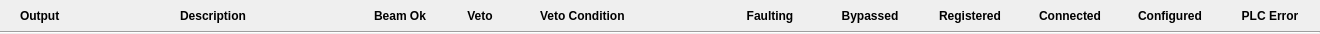
<?xml version="1.0" encoding="UTF-8"?>
<ui version="4.0">
 <class>Form</class>
 <widget class="QWidget" name="Form">
  <property name="geometry">
   <rect>
    <x>0</x>
    <y>0</y>
    <width>1306</width>
    <height>34</height>
   </rect>
  </property>
  <property name="sizePolicy">
   <sizepolicy hsizetype="MinimumExpanding" vsizetype="Preferred">
    <horstretch>0</horstretch>
    <verstretch>0</verstretch>
   </sizepolicy>
  </property>
  <property name="minimumSize">
   <size>
    <width>0</width>
    <height>34</height>
   </size>
  </property>
  <property name="maximumSize">
   <size>
    <width>16777215</width>
    <height>34</height>
   </size>
  </property>
  <property name="windowTitle">
   <string>Form</string>
  </property>
  <layout class="QVBoxLayout" name="verticalLayout_2">
   <property name="spacing">
    <number>0</number>
   </property>
   <property name="leftMargin">
    <number>0</number>
   </property>
   <property name="topMargin">
    <number>0</number>
   </property>
   <property name="rightMargin">
    <number>0</number>
   </property>
   <property name="bottomMargin">
    <number>0</number>
   </property>
   <item>
    <layout class="QHBoxLayout" name="horizontalLayout_3" stretch="0,0,0,0,0,0,0,0,0,0,0,0">
     <property name="spacing">
      <number>0</number>
     </property>
     <item>
      <widget class="QLabel" name="label_9">
       <property name="minimumSize">
        <size>
         <width>160</width>
         <height>0</height>
        </size>
       </property>
       <property name="maximumSize">
        <size>
         <width>160</width>
         <height>16777215</height>
        </size>
       </property>
       <property name="font">
        <font>
         <weight>75</weight>
         <bold>true</bold>
        </font>
       </property>
       <property name="text">
        <string>Output</string>
       </property>
       <property name="alignment">
        <set>Qt::AlignLeading|Qt::AlignLeft|Qt::AlignVCenter</set>
       </property>
       <property name="wordWrap">
        <bool>false</bool>
       </property>
       <property name="indent">
        <number>20</number>
       </property>
      </widget>
     </item>
     <item>
      <widget class="QLabel" name="label_16">
       <property name="minimumSize">
        <size>
         <width>200</width>
         <height>0</height>
        </size>
       </property>
       <property name="maximumSize">
        <size>
         <width>200</width>
         <height>16777215</height>
        </size>
       </property>
       <property name="font">
        <font>
         <weight>75</weight>
         <bold>true</bold>
        </font>
       </property>
       <property name="text">
        <string>Description</string>
       </property>
       <property name="alignment">
        <set>Qt::AlignLeading|Qt::AlignLeft|Qt::AlignVCenter</set>
       </property>
       <property name="wordWrap">
        <bool>false</bool>
       </property>
       <property name="indent">
        <number>20</number>
       </property>
      </widget>
     </item>
     <item>
      <widget class="QLabel" name="label_7">
       <property name="minimumSize">
        <size>
         <width>80</width>
         <height>0</height>
        </size>
       </property>
       <property name="maximumSize">
        <size>
         <width>80</width>
         <height>16777215</height>
        </size>
       </property>
       <property name="font">
        <font>
         <weight>75</weight>
         <bold>true</bold>
        </font>
       </property>
       <property name="text">
        <string>Beam Ok</string>
       </property>
       <property name="alignment">
        <set>Qt::AlignCenter</set>
       </property>
       <property name="wordWrap">
        <bool>false</bool>
       </property>
      </widget>
     </item>
     <item>
      <widget class="QLabel" name="label_8">
       <property name="minimumSize">
        <size>
         <width>80</width>
         <height>0</height>
        </size>
       </property>
       <property name="maximumSize">
        <size>
         <width>80</width>
         <height>16777215</height>
        </size>
       </property>
       <property name="font">
        <font>
         <weight>75</weight>
         <bold>true</bold>
        </font>
       </property>
       <property name="text">
        <string>Veto</string>
       </property>
       <property name="alignment">
        <set>Qt::AlignCenter</set>
       </property>
       <property name="wordWrap">
        <bool>false</bool>
       </property>
      </widget>
     </item>
     <item>
      <widget class="QLabel" name="label_17">
       <property name="minimumSize">
        <size>
         <width>200</width>
         <height>0</height>
        </size>
       </property>
       <property name="maximumSize">
        <size>
         <width>200</width>
         <height>16777215</height>
        </size>
       </property>
       <property name="font">
        <font>
         <weight>75</weight>
         <bold>true</bold>
        </font>
       </property>
       <property name="text">
        <string>Veto Condition</string>
       </property>
       <property name="alignment">
        <set>Qt::AlignLeading|Qt::AlignLeft|Qt::AlignVCenter</set>
       </property>
       <property name="wordWrap">
        <bool>false</bool>
       </property>
       <property name="indent">
        <number>20</number>
       </property>
      </widget>
     </item>
     <item>
      <widget class="QLabel" name="label_13">
       <property name="minimumSize">
        <size>
         <width>100</width>
         <height>0</height>
        </size>
       </property>
       <property name="maximumSize">
        <size>
         <width>100</width>
         <height>16777215</height>
        </size>
       </property>
       <property name="font">
        <font>
         <weight>75</weight>
         <bold>true</bold>
        </font>
       </property>
       <property name="text">
        <string>Faulting</string>
       </property>
       <property name="alignment">
        <set>Qt::AlignCenter</set>
       </property>
       <property name="wordWrap">
        <bool>false</bool>
       </property>
      </widget>
     </item>
     <item>
      <widget class="QLabel" name="label_15">
       <property name="minimumSize">
        <size>
         <width>100</width>
         <height>0</height>
        </size>
       </property>
       <property name="maximumSize">
        <size>
         <width>100</width>
         <height>16777215</height>
        </size>
       </property>
       <property name="font">
        <font>
         <weight>75</weight>
         <bold>true</bold>
        </font>
       </property>
       <property name="text">
        <string>Bypassed</string>
       </property>
       <property name="alignment">
        <set>Qt::AlignCenter</set>
       </property>
       <property name="wordWrap">
        <bool>false</bool>
       </property>
      </widget>
     </item>
     <item>
      <widget class="QLabel" name="label_11">
       <property name="minimumSize">
        <size>
         <width>100</width>
         <height>0</height>
        </size>
       </property>
       <property name="maximumSize">
        <size>
         <width>100</width>
         <height>16777215</height>
        </size>
       </property>
       <property name="font">
        <font>
         <weight>75</weight>
         <bold>true</bold>
        </font>
       </property>
       <property name="text">
        <string>Registered</string>
       </property>
       <property name="alignment">
        <set>Qt::AlignCenter</set>
       </property>
       <property name="wordWrap">
        <bool>false</bool>
       </property>
      </widget>
     </item>
     <item>
      <widget class="QLabel" name="label_12">
       <property name="minimumSize">
        <size>
         <width>100</width>
         <height>0</height>
        </size>
       </property>
       <property name="maximumSize">
        <size>
         <width>100</width>
         <height>16777215</height>
        </size>
       </property>
       <property name="font">
        <font>
         <weight>75</weight>
         <bold>true</bold>
        </font>
       </property>
       <property name="text">
        <string>Connected</string>
       </property>
       <property name="alignment">
        <set>Qt::AlignCenter</set>
       </property>
       <property name="wordWrap">
        <bool>false</bool>
       </property>
      </widget>
     </item>
     <item>
      <widget class="QLabel" name="label_14">
       <property name="minimumSize">
        <size>
         <width>100</width>
         <height>0</height>
        </size>
       </property>
       <property name="maximumSize">
        <size>
         <width>100</width>
         <height>16777215</height>
        </size>
       </property>
       <property name="font">
        <font>
         <weight>75</weight>
         <bold>true</bold>
        </font>
       </property>
       <property name="text">
        <string>Configured</string>
       </property>
       <property name="alignment">
        <set>Qt::AlignCenter</set>
       </property>
       <property name="wordWrap">
        <bool>false</bool>
       </property>
      </widget>
     </item>
     <item>
      <widget class="QLabel" name="label_10">
       <property name="minimumSize">
        <size>
         <width>100</width>
         <height>0</height>
        </size>
       </property>
       <property name="maximumSize">
        <size>
         <width>100</width>
         <height>16777215</height>
        </size>
       </property>
       <property name="font">
        <font>
         <weight>75</weight>
         <bold>true</bold>
        </font>
       </property>
       <property name="text">
        <string>PLC Error</string>
       </property>
       <property name="alignment">
        <set>Qt::AlignCenter</set>
       </property>
       <property name="wordWrap">
        <bool>false</bool>
       </property>
      </widget>
     </item>
     <item>
      <spacer name="horizontalSpacer">
       <property name="orientation">
        <enum>Qt::Horizontal</enum>
       </property>
       <property name="sizeHint" stdset="0">
        <size>
         <width>40</width>
         <height>20</height>
        </size>
       </property>
      </spacer>
     </item>
    </layout>
   </item>
   <item>
    <widget class="Line" name="line">
     <property name="sizePolicy">
      <sizepolicy hsizetype="MinimumExpanding" vsizetype="Fixed">
       <horstretch>0</horstretch>
       <verstretch>0</verstretch>
      </sizepolicy>
     </property>
     <property name="orientation">
      <enum>Qt::Horizontal</enum>
     </property>
    </widget>
   </item>
  </layout>
 </widget>
 <resources/>
 <connections/>
</ui>
